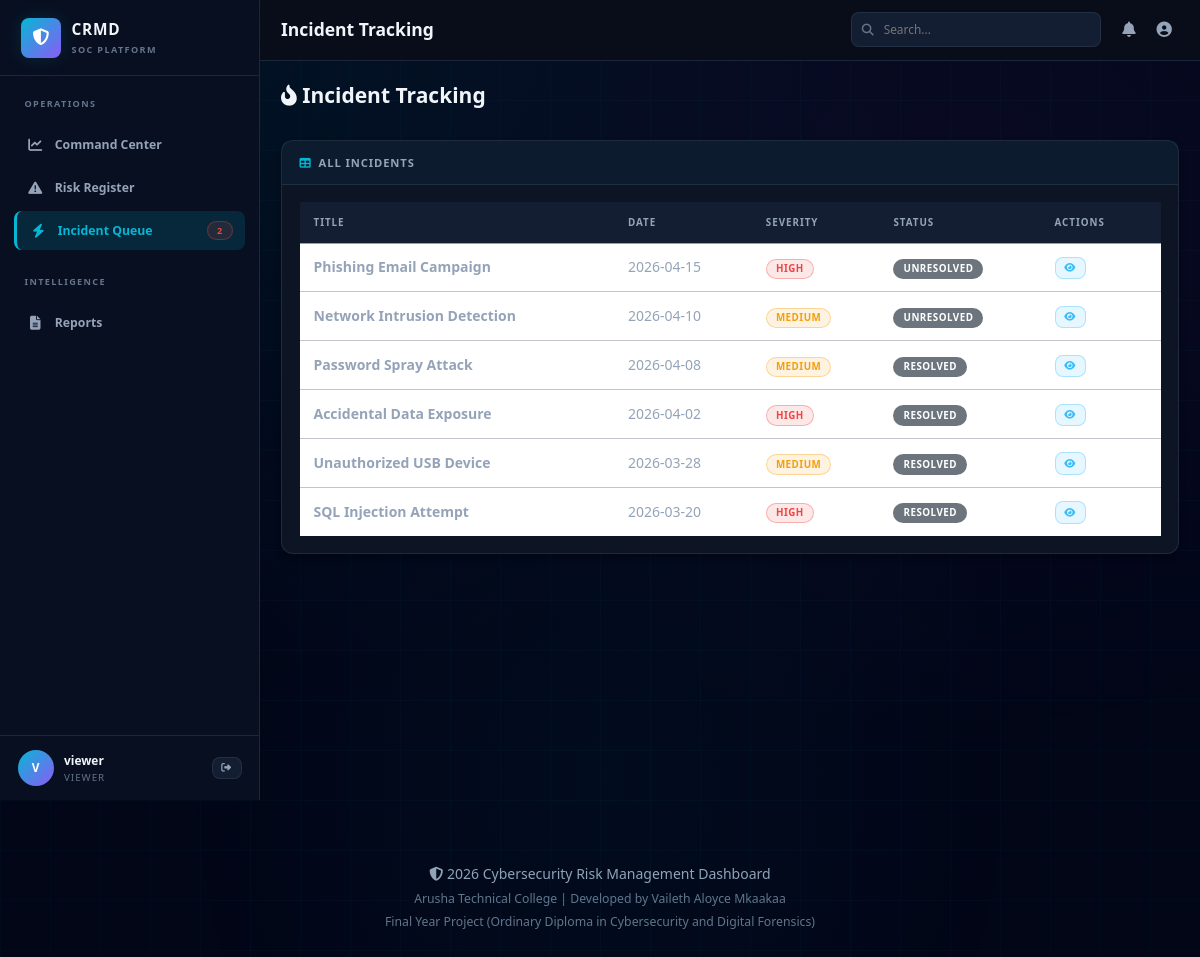
Page /incidents.php (signed in) on the committed database.
### tables this page shows
CREATE TABLE incidents (
    id INT PRIMARY KEY AUTO_INCREMENT,
    title VARCHAR(255) NOT NULL,
    description TEXT NOT NULL,
    incident_date DATE NOT NULL,
    severity ENUM('Critical', 'High', 'Medium', 'Low') NOT NULL,
    resolved BOOLEAN DEFAULT FALSE,
    created_at TIMESTAMP DEFAULT CURRENT_TIMESTAMP,
    updated_at TIMESTAMP DEFAULT CURRENT_TIMESTAMP ON UPDATE CURRENT_TIMESTAMP,
    INDEX idx_severity (severity),
    INDEX idx_resolved (resolved),
    INDEX idx_date (incident_date)
);

### includes/functions.php (called while the page is built, shortened)
<?php
function get_all_incidents($pdo) {
    try {
        $stmt = $pdo->prepare('
            SELECT * FROM incidents
            ORDER BY incident_date DESC
        ');
        $stmt->execute();
        return $stmt->fetchAll();
    } catch (PDOException $e) {
        error_log('Database Error: ' . $e->getMessage());
        return [];
    }
}
function esc($string) {
    return htmlspecialchars($string, ENT_QUOTES, 'UTF-8');
}
function get_severity_badge_class($severity) {
    $classes = [
        'Critical' => 'badge-critical',
        'High' => 'badge-danger',
        'Medium' => 'badge-warning',
        'Low' => 'badge-info'
    ];
    return $classes[$severity] ?? 'badge-secondary';
}
?>

### incidents.php (the view, shortened to what this page needs)
<?php
require_once __DIR__ . '/config/database.php';
require_once __DIR__ . '/includes/functions.php';
require_once __DIR__ . '/includes/header.php';
$action = $_GET['action'] ?? 'list';
?>
<div class="row mb-4">
    <div class="col-lg-12">
        <div class="d-flex justify-content-between align-items-center">
            <h2><i class="fas fa-fire-alt"></i> Incident Tracking</h2>
        </div>
    </div>
</div>
<?php if ($action === 'list'): ?>
    <div class="card">
        <div class="card-header"><i class="fas fa-table"></i> All Incidents</div>
        <div class="card-body">
            <div class="table-responsive">
                <table class="table table-hover">
                    <thead>
                        <tr>
                            <th>Title</th>
                            <th>Date</th>
                            <th>Severity</th>
                            <th>Status</th>
                            <th style="width: 120px;">Actions</th>
                        </tr>
                    </thead>
                    <tbody>
                        <?php
                        $incidents = get_all_incidents($pdo);
                        if (!empty($incidents)):
                            foreach ($incidents as $inc):
                        ?>
                            <tr>
                                <td><strong><?php echo esc($inc['title']); ?></strong></td>
                                <td><?php echo $inc['incident_date']; ?></td>
                                <td><span class="badge <?php echo get_severity_badge_class($inc['severity']); ?>"><?php echo $inc['severity']; ?></span></td>
                                <td><span class="badge bg-secondary"><?php echo $inc['resolved'] ? 'Resolved' : 'Unresolved'; ?></span></td>
                                <td>
                                    <a href="?action=view&id=<?php echo $inc['id']; ?>" class="btn btn-sm btn-info"><i class="fas fa-eye"></i></a>
                                </td>
                            </tr>
                        <?php endforeach; else: ?>
                            <tr><td colspan="5" class="text-center text-muted py-4"><i class="fas fa-inbox fa-2x mb-2"></i><br>No incidents recorded yet.</td></tr>
                        <?php endif; ?>
                    </tbody>
                </table>
            </div>
        </div>
    </div>
<?php endif; ?>
<?php require_once __DIR__ . '/includes/footer.php'; ?>

### rows in the picture
incidents: title "Phishing Email Campaign", incident_date "2026-04-15", severity "HIGH", resolved "UNRESOLVED"
incidents: title "Network Intrusion Detection", incident_date "2026-04-10", severity "MEDIUM", resolved "UNRESOLVED"
incidents: title "Password Spray Attack", incident_date "2026-04-08", severity "MEDIUM", resolved "RESOLVED"
incidents: title "Accidental Data Exposure", incident_date "2026-04-02", severity "HIGH", resolved "RESOLVED"
incidents: title "Unauthorized USB Device", incident_date "2026-03-28", severity "MEDIUM", resolved "RESOLVED"
incidents: title "SQL Injection Attempt", incident_date "2026-03-20", severity "HIGH", resolved "RESOLVED"

### other values in the picture
$openIncidents "2"
substr($_SESSION['username'] ?? 'U', 0, 1) "V"
$_SESSION['username'] "viewer"
$_SESSION['role'] "VIEWER"
$page_title "Incident Tracking"
